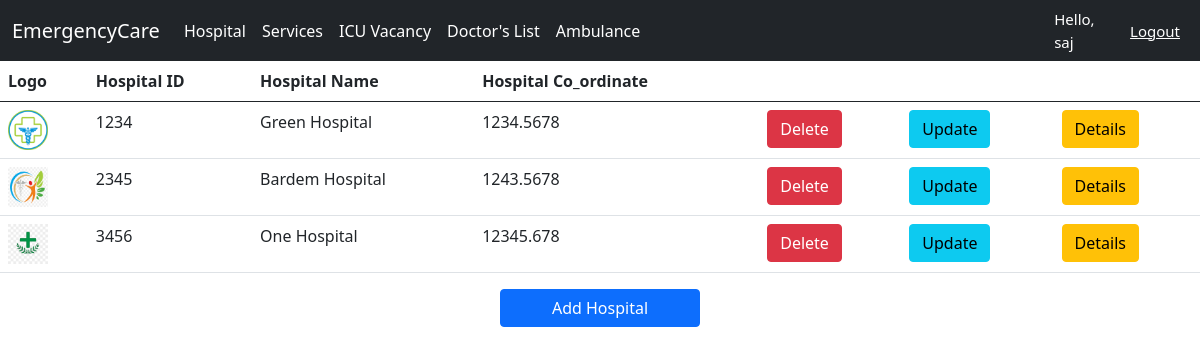
The app's page /Hospital/ (signed in) with its own data.
### Location/models.py (models this page shows, shortened)
class Hospital(models.Model):
    H_ID = models.CharField(max_length=200)
    H_name = models.CharField(max_length=200)
    Co_ordinate = models.ForeignKey(Location, on_delete=models.CASCADE)
    image = models.ImageField(upload_to='images/',blank=True, null=True, default='images/default.jpg')

class Location(models.Model):
    Co_ordinate = models.CharField(max_length=200)
    def __str__(self):
        return self.Co_ordinate

### Location/views.py (the view)
# urls.py: path('Hospital/',l_views.hospital,name='hospital'),
@login_required(login_url='login')
def hospital(request):
    hospital = Hospital.objects.all()
    context={
       'hospital':hospital,
    }
    return render(request,template_name='hospital/hospital.html',context=context)

### templates/hospital/hospital.html
 {% extends 'hospital/Home.html' %}
 {% block content %}
 {% load static %}
<table class="table">
  <thead>
    <tr>
      <th scope="col">Logo</th>
      <th scope="col">Hospital ID</th>
      <th scope="col">Hospital Name</th>
      <th scope="col">Hospital Co_ordinate</th>
      <th></th>
        <th></th>
        <th></th>
    </tr>
  </thead>
  <tbody>
  {% for h in hospital %}
    <tr>
      <td><img src="{{h.image.url}}" style="height: 40px; width: 40px;"></td>
      <td>{{h.H_ID}}</td>
      <td>{{h.H_name}}</td>
      <td>{{h.Co_ordinate}}</td>
        {% if request.user.is_staff %}
        <td><a href="{% url 'delete_hospital' h.id %}" class="btn btn-danger">Delete</a></td>
        <td><a href="{% url 'update_hospital' h.id %}" class="btn btn-info">Update</a></td>
        {% endif %}
        <td><a href="{% url 'Details' h.id %}" class="btn btn-warning">Details</a></td>
    </tr>
  {% endfor %}
  </tbody>
</table>
{% if request.user.is_staff %}
 <div class = "d-grid gap-2 col-2 mx-auto" style="...">
  <a href="{% url 'add_hospital' %}" class = "btn btn-primary">Add Hospital</a>
 </div>
 {% endif %}
 {% endblock %}

### templates/hospital/Navbar.html (shortened to what this page needs)
{% load static %}
<nav class="navbar navbar-expand-lg navbar-dark bg-dark">
  <div class="container-fluid">
    <a class="navbar-brand" href="{% url 'Home' %}">EmergencyCare</a>
    <div class="collapse navbar-collapse" id="navbarNavAltMarkup">
      <div class="navbar-nav">
        <a class="nav-link active" aria-current="page" href="{% url 'hospital' %}">Hospital</a>
        <a class="nav-link active" aria-current="page" href="{% url 'Services' %}">Services</a>
        <a class="nav-link active" aria-current="page" href="{% url 'ICUVac' %}">ICU Vacancy</a>
        <a class="nav-link active" aria-current="page" href="{% url 'DoctorList' %}">Doctor's List</a>
        <a class="nav-link active" aria-current="page" href="{% url 'Ambulance' %}">Ambulance</a>
      </div>
    </div>
  </div>
  <span class="hello-msg" >Hello, {{request.user}}</span>
  <span><a class="hello-msg" href="{% url 'logout' %}">Logout</a></span>
</nav>

### templates/hospital/Navbar.html (style rules this page uses)
.hello-msg { font-size: 15px; color: #fff; margin-right: 20px; }

### records on screen
Hospital: image (picture), H_ID "1234", H_name "Green Hospital", Co_ordinate "1234.5678"
Hospital: image (picture), H_ID "2345", H_name "Bardem Hospital", Co_ordinate "1243.5678"
Hospital: image (picture), H_ID "3456", H_name "One Hospital", Co_ordinate "12345.678"

### other values on screen
{{ request.user }} "saj"
